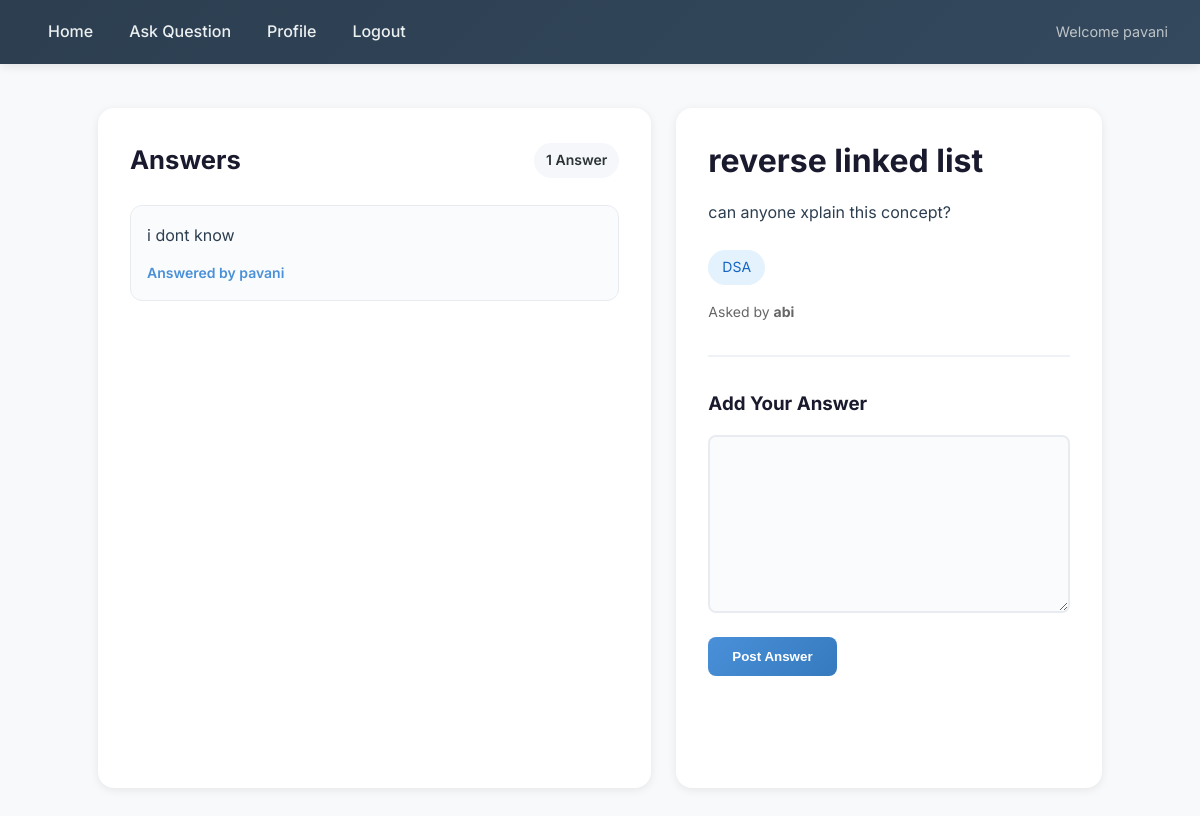
The page /question/2/ (signed in) on the database as committed earlier.
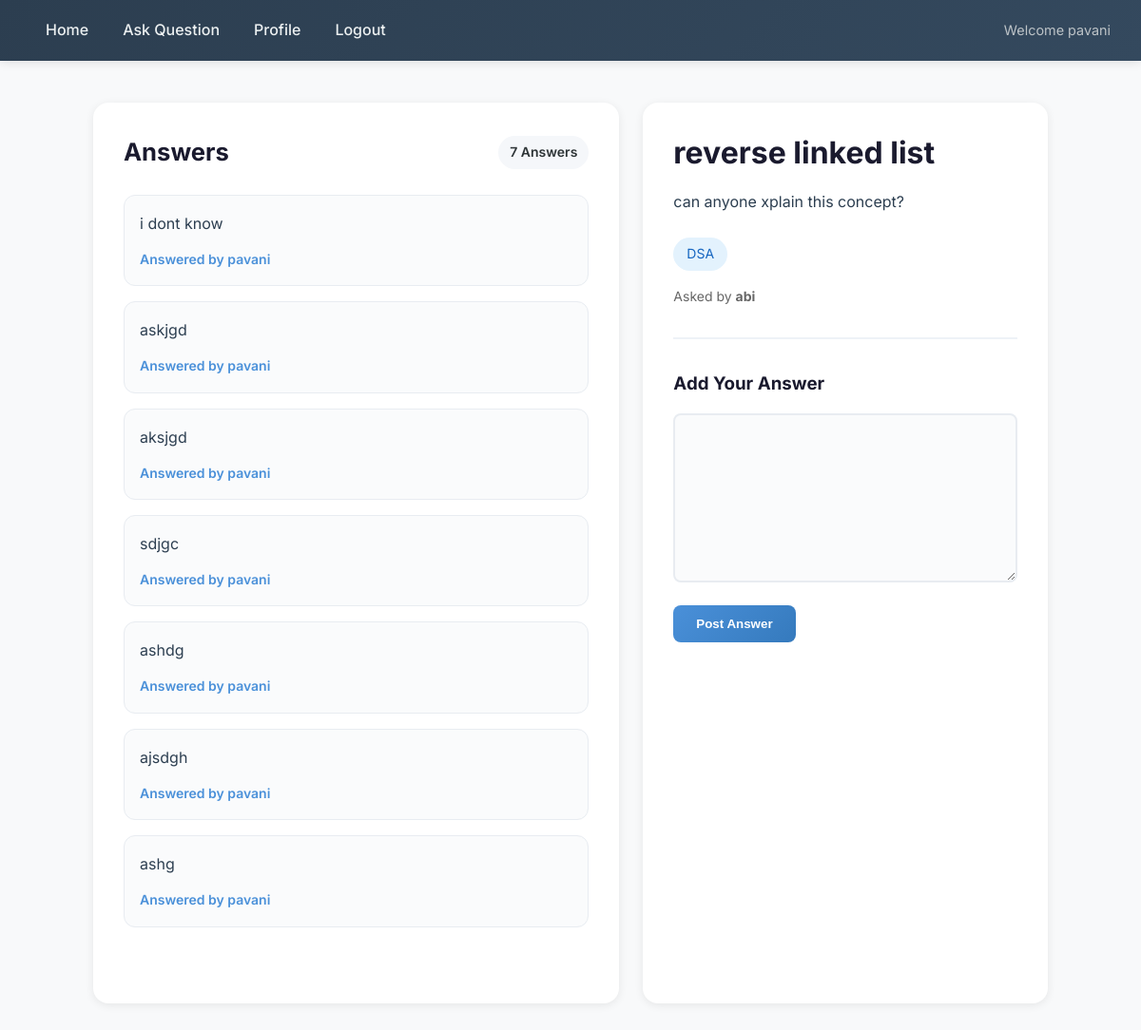
The same page on the database as committed later.
### qa/models.py (models this page shows, shortened)
class Answer(models.Model):
    question = models.ForeignKey(
        Question,
        on_delete=models.CASCADE,
        related_name='answers'
    )
    body = models.TextField()
    author = models.ForeignKey(
        User,
        on_delete=models.CASCADE
    )
    votes = models.IntegerField(
        default=0
    )
    created_at = models.DateTimeField(
        auto_now_add=True
    )

### qa/views.py (the view)
@login_required
def question_detail(
        request,
        pk
):
    question = get_object_or_404(
        Question,
        pk=pk
    )
    answers = Answer.objects.filter(
        question=question
    )
    if request.method == 'POST':
        form = AnswerForm(
            request.POST
        )
        if form.is_valid():
            answer = form.save(
                commit=False
            )
            answer.author = request.user
            answer.question = question
            answer.save()
            return redirect(
                'question_detail',
                pk=pk
            )
    else:
        form = AnswerForm()
    return render(
        request,
        'qa/question_detail.html',
        {
            'question': question,
            'answers': answers,
            'form': form
        }
    )

### qa/forms.py
class AnswerForm(forms.ModelForm):
    class Meta:
        model = Answer
        fields = [
            'body'
        ]

### qa/templates/qa/question_detail.html (shortened to what this page needs)
{% extends 'qa/base.html' %}
{% block content %}
<div class="qa-layout">
    <div class="answers-panel">
        <div class="answers-header">
            <h2 class="answers-title">
                Answers
            </h2>
            <div class="answer-count">
                {{ answers|length }} Answer{{ answers|length|pluralize }}
            </div>
        </div>
        {% for answer in answers %}
        <div class="answer-card">
            <div class="answer-body">
                {{ answer.body }}
            </div>
            <div class="answer-author">
                Answered by {{ answer.author.username }}
            </div>
        </div>
        {% empty %}
        <div class="no-answers">
            No answers yet. Be the first to answer!
        </div>
        {% endfor %}
    </div>
    <div class="question-panel">
        <h1 class="question-title">
            {{ question.title }}
        </h1>
        <div class="question-body">
            {{ question.body }}
        </div>
        <div class="tag">
            {{ question.tags }}
        </div>
        <div class="question-meta">
            Asked by <strong>{{ question.author.username }}</strong>
        </div>
        <div class="answer-form">
            <h3>Add Your Answer</h3>
            <form method="POST">
                {{ form.body }}
                <button type="submit" class="submit-btn">
                    Post Answer
                </button>
            </form>
        </div>
    </div>
</div>
{% endblock %}

Rows that differ between the two databases and show on the page:
added Answer: body "askjgd", author.username "pavani"
added Answer: body "aksjgd", author.username "pavani"
added Answer: body "sdjgc", author.username "pavani"
added Answer: body "ashdg", author.username "pavani"
added Answer: body "ajsdgh", author.username "pavani"
added Answer: body "ashg", author.username "pavani"
Other text that changed with them:
{{ answers|length }}: "1" → "7"
